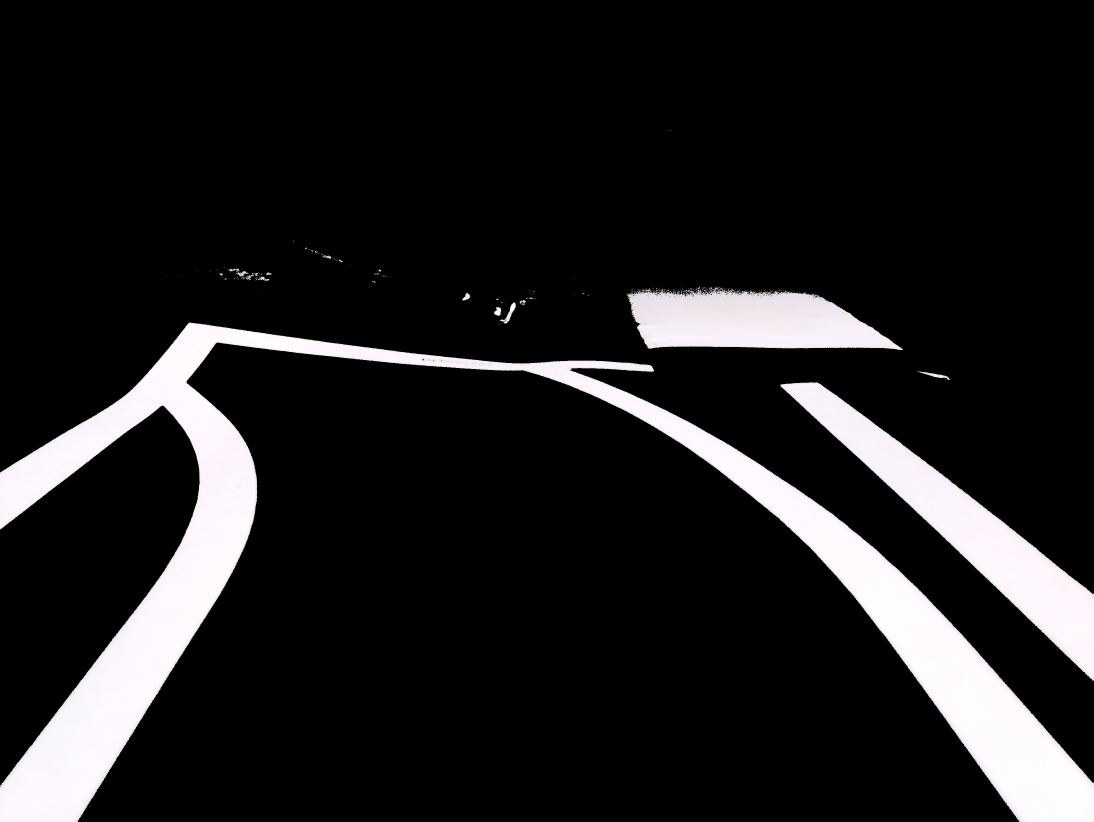
#> input picture images_curved.jpg, 3280 x 2464 px (shown at 1/3 size)
$ python -i support_functions.py   (imports and definitions only)
#> lines starting #> are read from the running program, lines starting #| are printed output that depends on the picture; after the words box and inside, x2 and y2 are one past the last pixel; in counts of white or black regions, pixels touching at a corner belong together
import cv2
import numpy as np
import math
# import matplotlib.pyplot as plt
# import matplotlib


def mask_color(frame, color, min_edge_threshold=100, max_edge_threshold=200):
    '''
    Makes a color mask for two colors
    Applies the mask to the image
    1) Returns the masked image
    2) Returns the edges of the image
    '''

    white = [[60, 0, 100], [255, 255, 255]]
    orange = [[0, 0, 100], [10, 255, 255]]


    if color=='white':

        lower = np.array(white[0])
        upper = np.array(white[1])

    elif color=='orange':
        lower = np.array(orange[0])
        upper = np.array(orange[1])

    mask = cv2.inRange(frame, lower ,upper)
    output = cv2.bitwise_and(frame, frame, mask = mask)

    edges = cv2.Canny(output, min_edge_threshold, max_edge_threshold)
    # cv2.imwrite('images.jpg', output)

    return output, edges


#
def region_of_interest(edges):

    '''
    Crops the image in the region of interest
    Returns the edges of the cropped image
    '''

    height, width = edges.shape
    mask = np.zeros_like(edges)


    # Make a rectangle to mask the region of interest in the image
    # In this case it masks out the bottom 2/5 part of the image with width equal to the image width
    rect_mask = np.array([[
        (0, height * 1.8 / 5),
        (width, height * 1.8 / 5),
        (width, height * 3 / 5),
        (0, height * 3 / 5),
    ]], np.int32)


    # Fill the masked part of the image with black color
    cv2.fillPoly(mask, rect_mask, 255)

    # Find the edges of the cropped image
    cropped_edges = cv2.bitwise_and(edges, mask)

    return cropped_edges


def detect_line_segments(cropped_edges, rho=5, angle=np.pi / 180, min_threshold=5, minLineLength=8, maxLineGap=4):
    '''
    Returns the line segments calculated by an edges image
    (In our case it is the edges of the cropped image)
    '''

    line_segments = cv2.HoughLinesP(cropped_edges, rho, angle, min_threshold,
                                    np.array([]), minLineLength, maxLineGap)

    return line_segments


def make_points(frame, line):
    '''
    Returns a list of the beginning and end points of the line segments
    '''

    height, width, _ = frame.shape
    slope, intercept = line
    # Make points between the 4/5 the 2/5 of the height of the image
    y1 = int(height * 4 / 5)
    y2 = int(y1 * 1 / 2)
    if slope != 0 :
    # bound the coordinates within the frame
        x1 = max(-width, min(2 * width, int((y1 - intercept) / slope)))
        x2 = max(-width, min(2 * width, int((y2 - intercept) / slope)))
    if slope ==0 :
        slope = 0.01
        x1 = 0
        x2 = 0
    return [[x1, y1, x2, y2]]


def lane_lines_calculation(frame, line_segments):
    '''
    Returns the lane lines from combining line segments
                            ---Note---
    If all line slopes are < 0: then we only have detected left lane
    If all line slopes are > 0: then we only have detected right lane
    '''
    lane_lines = []
    if line_segments is None:
        print ('No line segment segments detected')
        return lane_lines

    height, width, _ = frame.shape
    left_fit = []
    right_fit = []


    boundary = 1/3
    left_region_boundary = width * (1 - boundary)  # left lane line segment should be on left 2/3 of the screen
    right_region_boundary = width * boundary # right lane line segment should be on left 2/3 of the screen

    for line_segment in line_segments:
        for x1, y1, x2, y2 in line_segment:
            if x1 == x2:
                # print ('skipping vertical line segment (slope=inf): %s' % line_segment)
                continue
            fit = np.polyfit((x1, x2), (y1, y2), 1)
            slope = fit[0]
            intercept = fit[1]
            if slope < 0:
                if x1 < left_region_boundary and x2 < left_region_boundary:
                    left_fit.append((slope, intercept))
            else:
                if x1 > right_region_boundary and x2 > right_region_boundary:
                    right_fit.append((slope, intercept))

    if left_fit != None:
        left_fit_average = np.average(left_fit, axis=0)
        if len(left_fit) > 0:
            lane_lines.append(make_points(frame, left_fit_average))
    if right_fit != None:
        right_fit_average = np.average(right_fit, axis=0)
        if len(right_fit) > 0:
            lane_lines.append(make_points(frame, right_fit_average))

    return lane_lines


def steering_angle_calculation(lane_lines, edges):
    '''
    Returns the steering angle from the beginning and endpoints of the lane lines

    If there is only one lane the steering angle is essentially the same as the
    slope of the single detected lane line
    '''

    height, width= edges.shape
    if len(lane_lines)==2:
        _, _, left_x2, _ = lane_lines[0][0]
        _, _, right_x2, _ = lane_lines[1][0]
        mid = int(width / 2)
        x_offset = (left_x2 + right_x2) / 2 - mid
        y_offset = int(height / 2)

    if len(lane_lines)==1:
        x1, _, x2, _ = lane_lines[0][0]
        x_offset = x2 - x1
        y_offset = int(height / 2)

    if len(lane_lines) == 0:
        x_offset = 1.
        y_offset = 0

    if x_offset == 0:
        angle_to_mid_radian = 0

    if x_offset != 0:
        angle_to_mid_radian = math.atan(y_offset / x_offset)  # angle (in radian) to center vertical line

    angle_to_mid_deg = int(angle_to_mid_radian * 180.0 / math.pi)  # angle (in degrees) to center vertical line
    steering_angle = angle_to_mid_deg   # this is the steering angle needed by picar front wheel


    return steering_angle


# [65 lines left out: functions load_image, Power_Change, display_lines, not called in this run]


def auto_guide(frame, show_plot_flag=False, color='orange'):

    img = cv2.cvtColor(frame, cv2.COLOR_BGR2HSV)
    output, edges = mask_color(img, color=color, min_edge_threshold=110, max_edge_threshold=330)
    cropped_edges = region_of_interest(edges)
    lane = detect_line_segments(cropped_edges, rho=10, angle=np.pi / 180, min_threshold=5, minLineLength=10, maxLineGap=5)
    lane_lines = lane_lines_calculation(img, lane)
    steering_angle = steering_angle_calculation(lane_lines, edges)

    if steering_angle < 0:
        corr_steering_angle = steering_angle + 90

    if steering_angle > 0:
        corr_steering_angle = steering_angle - 90
    if steering_angle ==0:
        corr_steering_angle = 0


    print ('steering angle = ', corr_steering_angle)


    if np.abs(corr_steering_angle)  < 3:
        corr_steering_angle = 0
    else:
        pass


    if show_plot_flag:
        display_lines(output, lane_lines, steering_angle, line_width=40)
    else:
        pass


    return corr_steering_angle

>>> import cv2
>>> picture = cv2.imread('images_curved.jpg')
#> picture is the input picture: shape (2464, 3280, 3); mean B, G, R 30.4, 29.8, 30.4
>>> result = auto_guide(picture)
#> in auto_guide, `img = cv2.cvtColor(frame, cv2.COLOR_BGR2HSV)`: img: shape (2464, 3280, 3); mean H, S, V 18.7, 2.4, 30.5
#> in mask_color, `mask = cv2.inRange(frame, lower ,upper)`:
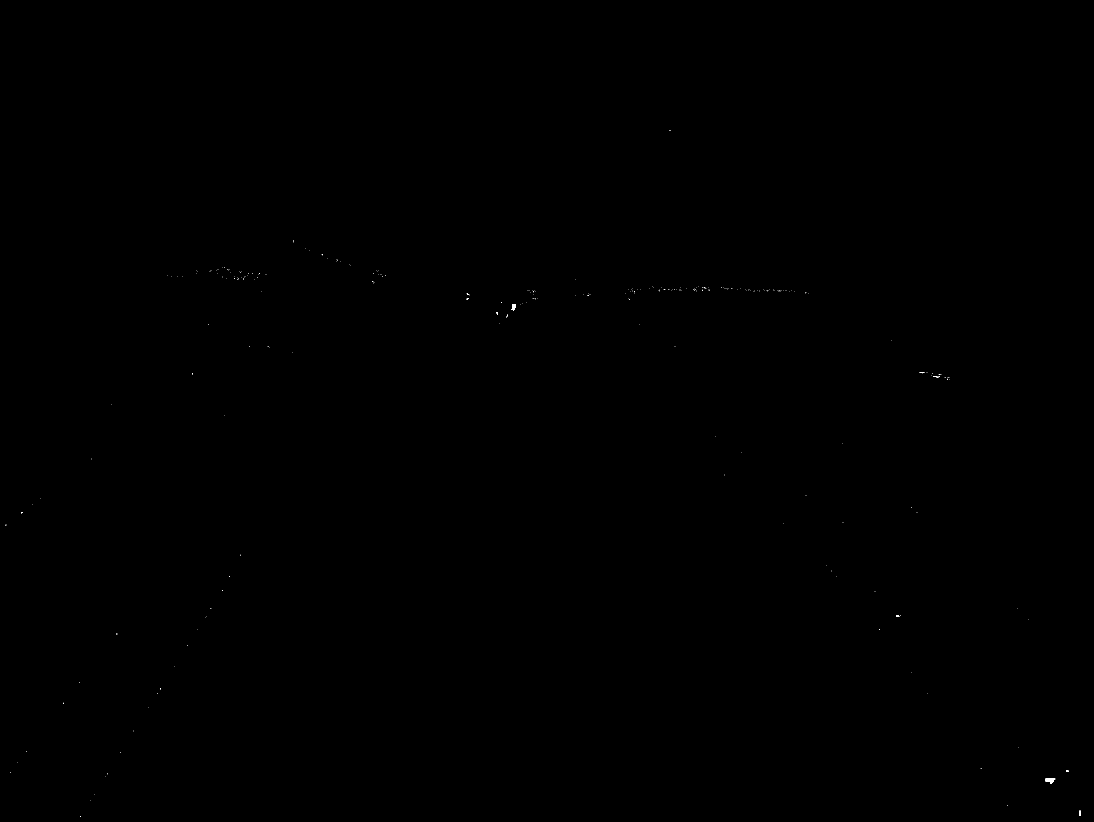
#> mask: shape (2464, 3280) (shown at 1/3 size); 0.01% white; 277 white regions (270 under 20 px), largest, box (x1, y1, x2, y2) and area: (3136, 2336, 3166, 2352) 256, (1534, 912, 1547, 933) 170, (3238, 2432, 3242, 2448) 64
#> in mask_color, `output = cv2.bitwise_and(frame, frame, mask = mask)`: output: shape (2464, 3280, 3); mean H, S, V 0, 0, 0
#> in mask_color, `edges = cv2.Canny(output, min_edge_threshold, max_edge_threshold)`: edges: shape (2464, 3280); 0.03% white in thin lines or dots, all inside (x1, y1, x2, y2) = (16, 391, 3243, 2451)
#> in region_of_interest, `cv2.fillPoly(mask, rect_mask, 255)`:
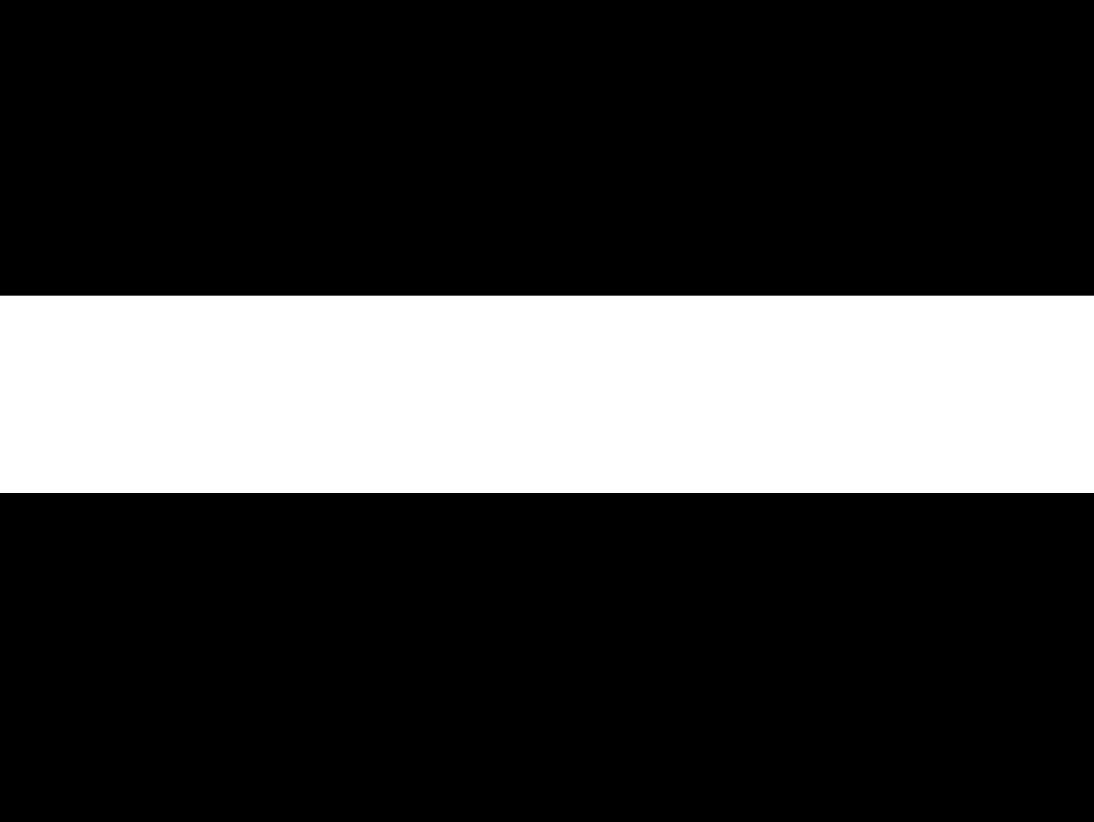
#> mask: shape (2464, 3280) (shown at 1/3 size); 24% white; 1 white region, box (x1, y1, x2, y2) and area: (0, 887, 3280, 1479) 1941760
#> in region_of_interest, `cropped_edges = cv2.bitwise_and(edges, mask)`: cropped_edges: shape (2464, 3280); 0.01% white in thin lines or dots, all inside (x1, y1, x2, y2) = (272, 887, 2849, 1426)
#> in detect_line_segments, `line_segments = cv2.HoughLinesP(cropped_edges, rho, angle, min_thresho..`: line_segments = [[2793, 1126, 2815, 1132], [2771, 1115, 2782, 1116], [2757, 1117, 2782, 1117], [2834, 1134, 2848, 1139], [2806, 1131, 2816, 1132]]
#> in auto_guide, `lane = detect_line_segments(cropped_edges, rho=10, angle=np.pi / 180, ..`: lane has the same summary as line_segments in detect_line_segments
#> the loop in lane_lines_calculation, `for line_segment in line_segments:` made 5 passes
#> after the loop in lane_lines_calculation, `for line_segment in line_segments:`: left_fit = []; right_fit = [(0.273, 364.3), (0.0909, 863.1), (4.89e-15, 1117), (0.357, 121.9), (0.1, 850.4)]
#> in lane_lines_calculation, `left_fit_average = np.average(left_fit, axis=0)`: left_fit_average = nan
#> in lane_lines_calculation, `right_fit_average = np.average(right_fit, axis=0)`: right_fit_average = [0.164, 663.3]
#> in make_points, `slope, intercept = line`: slope = 0.164; intercept = 663.3
#> in make_points, `x1 = max(-width, min(2 * width, int((y1 - intercept) / slope)))`: x1 = 6560
#> in make_points, `x2 = max(-width, min(2 * width, int((y2 - intercept) / slope)))`: x2 = 1959
#> in auto_guide, `lane_lines = lane_lines_calculation(img, lane)`: lane_lines = [[[6560, 1971, 1959, 985]]]
#> in steering_angle_calculation, `x1, _, x2, _ = lane_lines[0][0]`: x1 = 6560; x2 = 1959
#> in steering_angle_calculation, `x_offset = x2 - x1`: x_offset = -4601
#> in steering_angle_calculation, `angle_to_mid_radian = math.atan(y_offset / x_offset)`: angle_to_mid_radian = -0.262
#> in steering_angle_calculation, `angle_to_mid_deg = int(angle_to_mid_radian * 180.0 / math.pi)`: angle_to_mid_deg = -14
#> in auto_guide, `corr_steering_angle = steering_angle + 90`: corr_steering_angle = 76
#| steering angle =  76
#> result = 76
